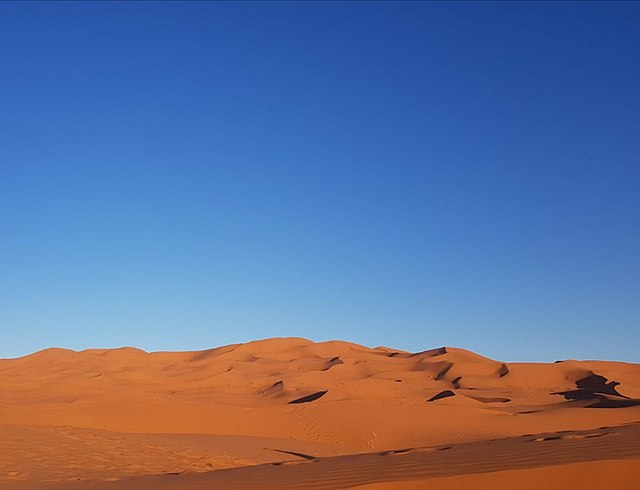
#> input picture assets/images/desert.jpg, 640 x 490 px, found by its file name
$ jupyter execute 02_filters.ipynb
#> lines starting #> are read from the running program, lines starting #| are printed output that depends on the picture; after the words box and inside, x2 and y2 are one past the last pixel; in counts of white or black regions, pixels touching at a corner belong together
<a href="https://colab.research.google.com/github/bartolomeoadrian/computational-vision/blob/main/02_filters.ipynb" target="_parent"></a>

# Importación de Librerías

[cell 1]
import requests
import numpy as np
import matplotlib.pyplot as plt
import cv2

# Lectura y Despliegue de Imagen

[cell 2]
image_url = 'https://raw.githubusercontent.com/bartolomeoadrian/computational-vision/refs/heads/main/assets/images/desert.jpg'

# Download the image
response = requests.get(image_url)
with open('desert.jpg', 'wb') as f:
    f.write(response.content)

# Read the image using cv2.imread
img = cv2.imread('desert.jpg')
#> img is the input picture: shape (490, 640, 3); mean B, G, R 148.7, 113, 100.3

# Convert BGR to RGB
img_rgb = cv2.cvtColor(img, cv2.COLOR_BGR2RGB)

plt.imshow(img_rgb)
plt.show()

# Canales de color

[cell 3]
R = img_rgb[:,:,0]
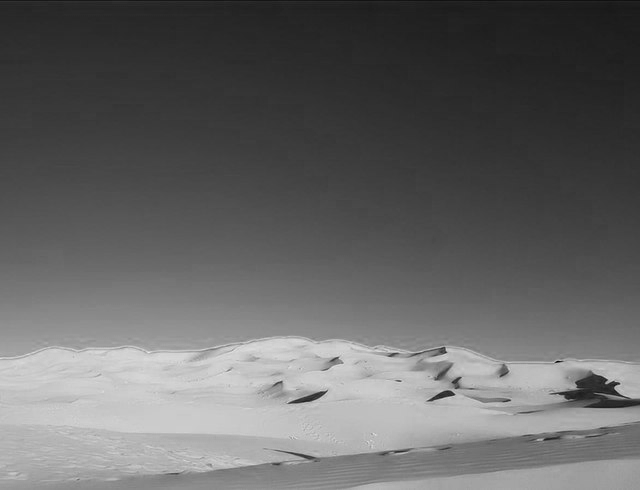
#> R: shape (490, 640); min 1, max 235, mean 100.3
G = img_rgb[:,:,1]
B = img_rgb[:,:,2]
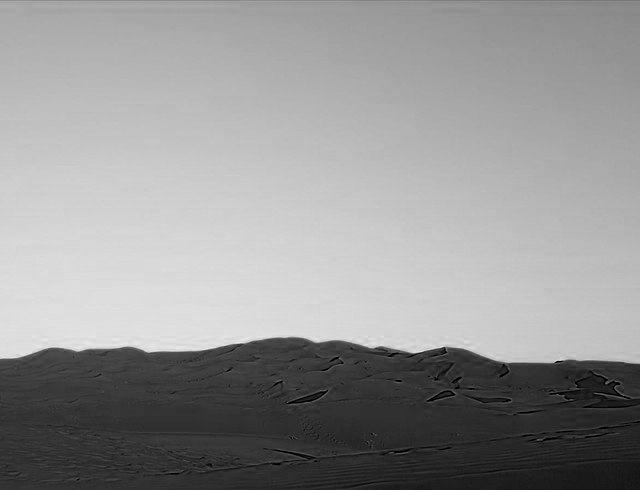
#> B: shape (490, 640); min 0, max 237, mean 148.7
img_rgb_gray = np.concatenate((R,G,B),axis=1)
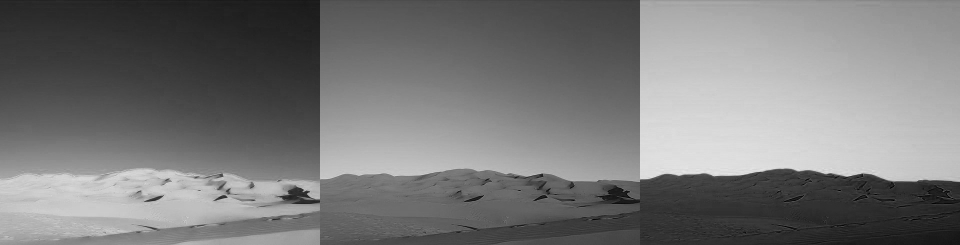
#> img_rgb_gray: shape (490, 1920) (shown at 1/2 size); min 0, max 237, mean 120.7

plt.imshow(img_rgb_gray, cmap='gray')
plt.show()

# Unificación de los tres canales

[cell 4]
Rd = R.astype(float)
Gd = G.astype(float)
Bd = B.astype(float)

k  = (1/3, 1/3, 1/3)
Zd = k[0] * Rd + k[1] * Gd + k[2] * Bd

Z  = Zd.astype(int)
plt.imshow(Z, cmap='gray')
plt.show()

# Histograma de la imagen

[cell 5]
plt.hist(Z.ravel(), bins=256, range=[0,256])
plt.title('Histogram of Image')
plt.xlabel('Pixel Intensity')
plt.ylabel('Frequency')
plt.show()
#> figure, not shown here; tallest bar 6672 high, from x = 112 to 113

# Imagen multiplicado por diferentes factores

[cell 6]
# Multiply the grayscale image by different factors
Z_half = Z * 0.5
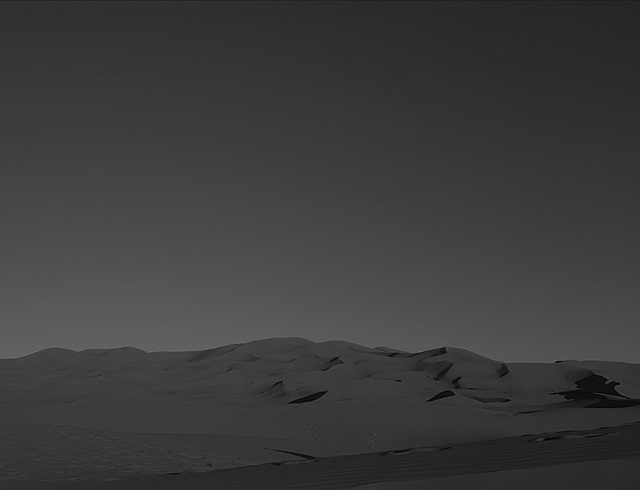
#> Z_half: shape (490, 640) float64; min 1, max 109.5, mean 60.2
Z_double = Z * 2
Z_triple = Z * 3

# Ensure pixel values remain within the valid range (0-255 for uint8 display)
Z_half = np.clip(Z_half, 0, 255).astype(np.uint8)
Z_double = np.clip(Z_double, 0, 255).astype(np.uint8)
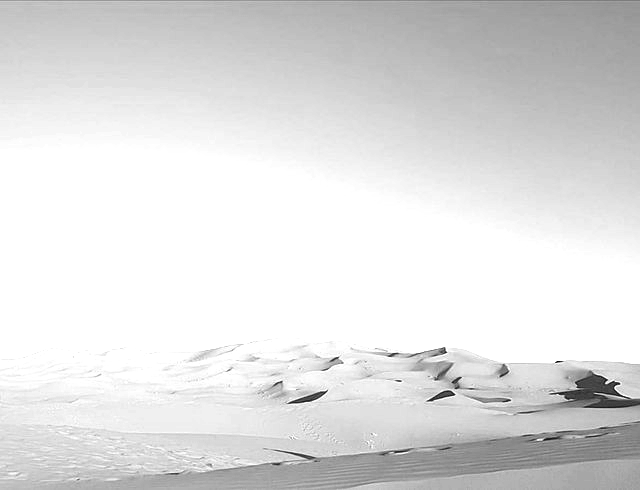
#> Z_double: shape (490, 640); min 4, max 255, mean 223
Z_triple = np.clip(Z_triple, 0, 255).astype(np.uint8)
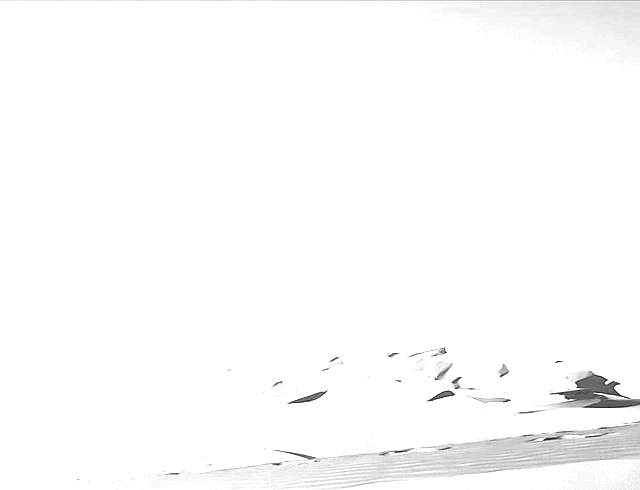
#> Z_triple: shape (490, 640); min 6, max 255, mean 251.8

# Display the images together
fig, axes = plt.subplots(1, 3, figsize=(15, 5))

axes[0].imshow(Z_half, cmap='gray')
axes[0].set_title('Factor 0.5')

axes[1].imshow(Z_double, cmap='gray')
axes[1].set_title('Factor 2')

axes[2].imshow(Z_triple, cmap='gray')
axes[2].set_title('Factor 3')

plt.tight_layout()
plt.show()

# Transformada de Hough

[cell 7]
# Convert the grayscale image to uint8
Z_uint8 = Z.astype(np.uint8)

# Apply techniques to reduce noise
gray = cv2.cvtColor(img_rgb, cv2.COLOR_RGB2GRAY)
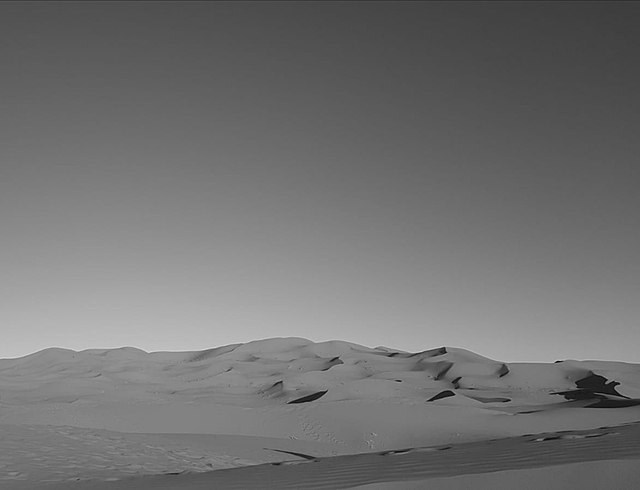
#> gray: shape (490, 640); min 1, max 217, mean 113.3
blur = cv2.GaussianBlur(gray, (5,5), 0)
edges = cv2.Canny(blur, 30, 90)
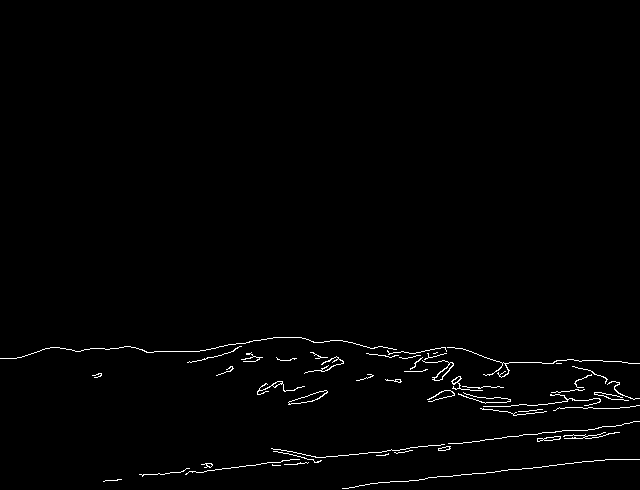
#> edges: shape (490, 640); 1.2% white in thin lines or dots, all inside (x1, y1, x2, y2) = (0, 337, 640, 489)
edges = cv2.morphologyEx(edges, cv2.MORPH_CLOSE, np.ones((3,3), np.uint8))
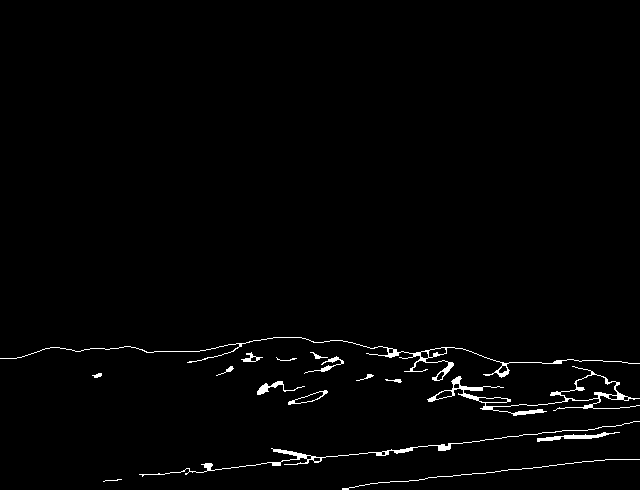
#> edges: shape (490, 640); 1.5% white; 16 white regions, largest, box (x1, y1, x2, y2) and area: (0, 337, 640, 381) 1242, (427, 366, 640, 416) 1228, (139, 421, 640, 477) 953

fig, axes = plt.subplots(1, 4, figsize=(15, 5))

axes[0].imshow(img_rgb)
axes[0].set_title('Original')
axes[0].axis('off')

axes[1].imshow(gray, cmap='gray')
axes[1].set_title('Grayscale')
axes[1].axis('off')

axes[2].imshow(blur, cmap='gray')
axes[2].set_title('Blur')
axes[2].axis('off')

axes[3].imshow(edges, cmap='gray')
axes[3].set_title('Canny + Morph Close')
axes[3].axis('off')

plt.tight_layout()
plt.show()

[cell 8]
# Apply probabilistic Hough Line Transform
lines = cv2.HoughLinesP(
    edges,
    rho=1,
    theta=np.pi/360,
    threshold=60,
    minLineLength=60,
    maxLineGap=12
)
#> lines = [[406, 448, 578, 430], [290, 459, 412, 449], [537, 440, 608, 434], [355, 486, 613, 459], [537, 439, 618, 432], [496, 361, 561, 362], [537, 441, 602, 436], [192, 471, 255, 465], [532, 413, 596, 403], [335, 340, 398, 352]]

# Create a copy of the original color image
img_with_lines = np.copy(img_rgb)

# Check if any lines were detected
if lines is not None:
    # Iterate through the detected lines and draw them on the image
    for line in lines:
        x1, y1, x2, y2 = line[0]
        cv2.line(img_with_lines, (x1, y1), (x2, y2), (0, 255, 0), 2)
#> this loop made 10 passes
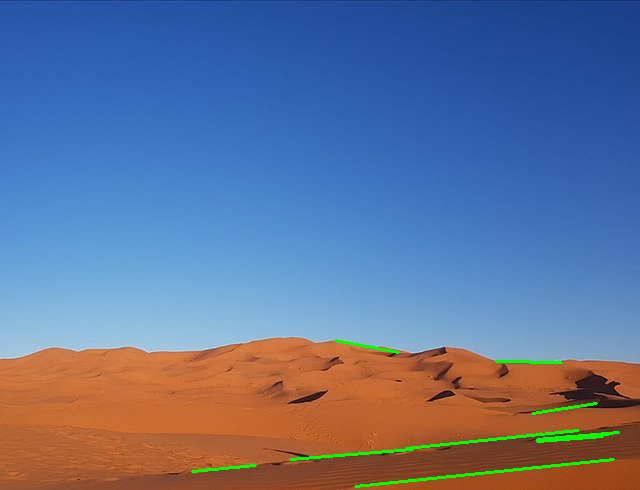
#> img_with_lines: shape (490, 640, 3); mean R, G, B 99.1, 114.6, 148.3

# Display the image with detected lines
plt.imshow(img_with_lines)
plt.title('Image with Detected Lines')
plt.show()

$ run again, with assets/images/car.jpg copied over assets/images/desert.jpg
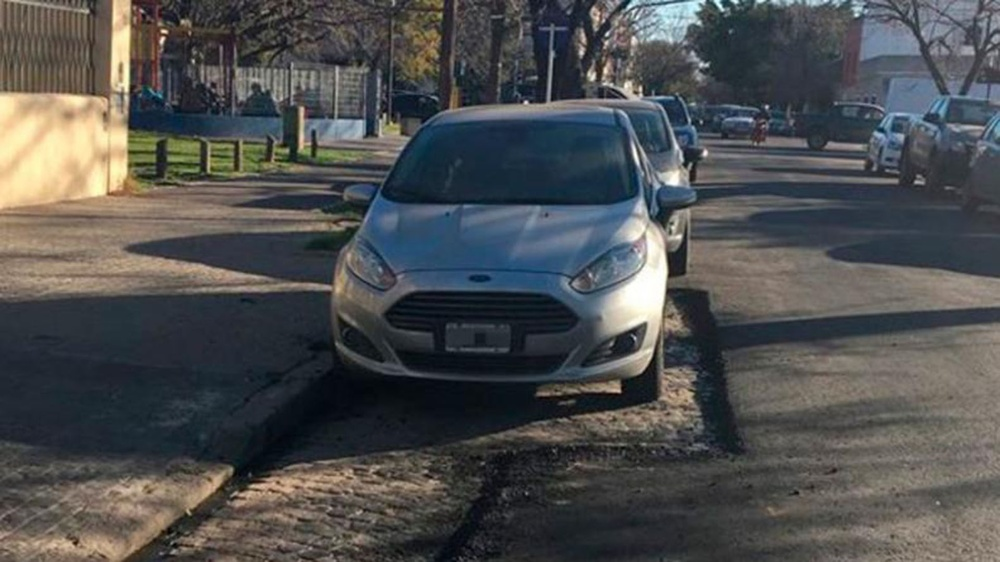
#> input picture assets/images/car.jpg, 1000 x 562 px, shrunk from 1920 x 1080 before the run, found by its file name
#> img is the input picture: shape (562, 1000, 3); mean B, G, R 79.9, 79.6, 78.5
#> `edges = cv2.morphologyEx(edges, cv2.MORPH_CLOSE, np.ones((3,3), np.uin..`:
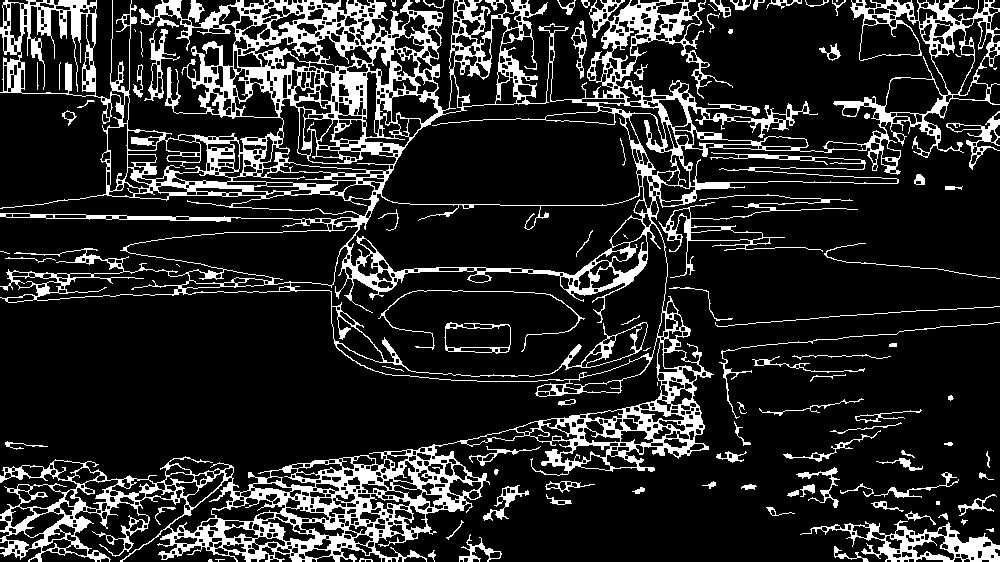
#> edges: shape (562, 1000); 16.1% white; 102 white regions (17 under 20 px), largest, box (x1, y1, x2, y2) and area: (0, 0, 1000, 562) 76579, (800, 520, 1000, 562) 2593, (658, 194, 858, 278) 1459
#> lines = 555 rows, first 6: [590, 10, 656, 10], [3, 11, 95, 11], [130, 13, 415, 11], [681, 8, 756, 8], [880, 121, 959, 126], [293, 20, 371, 19]
#> the loop `for line in lines:` made 555 passes
#> after the loop `for line in lines:`:
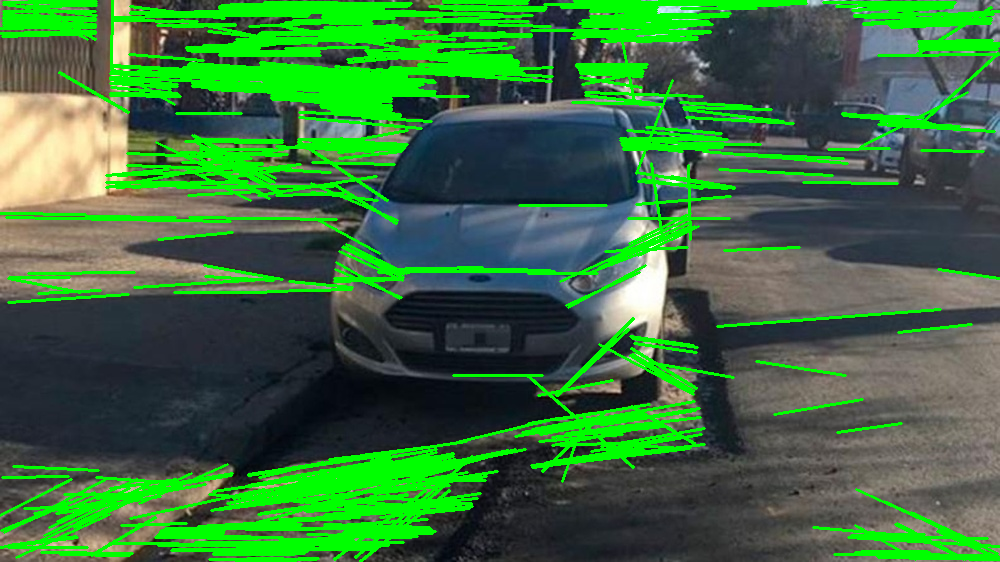
#> img_with_lines: shape (562, 1000, 3); mean R, G, B 60, 111.6, 62.7
